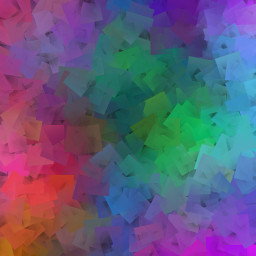
//> input picture pdi/imgs/blend1.jpg, 256 x 256 px, given in place of the camera
$ ./histogram   (built with g++ and OpenCV 4)
//> lines starting //> are read from the running program, lines starting //| are printed output that depends on the picture
#include <iostream>
#include <opencv2/opencv.hpp>

using namespace std;
using namespace cv;

int main(int argc, char** argv) {
    VideoCapture cap;
    cap.open(0);
    if(!cap.isOpened()) {
        cout << "Erro ao acessar a camera!\n";
        return -1;
    }

    // Calcula a largura e altura dos framas capturados
    int width = cap.get(CV_CAP_PROP_FRAME_WIDTH),
        height = cap.get(CV_CAP_PROP_FRAME_HEIGHT);

    cout << "Width: " << width
        << "Height: " << height;

    // Cria uma matriz para cada canal de cor para armezar os histogramas
    Mat histR, histG, histB;
    int nbins = 64, histWidth = nbins, histHeight = nbins/2;

    Mat histImgR(histHeight, histWidth, CV_8UC3, Scalar(0,0,0));
    Mat histImgG(histHeight, histWidth, CV_8UC3, Scalar(0,0,0));
    Mat histImgB(histHeight, histWidth, CV_8UC3, Scalar(0,0,0));

    // Define o range do histograma
    float range[] = {0, 256};
    const float *histRange = { range };

    while(true) {
        Mat img;
        cap >> img;
//> img is the input picture: 256 rows x 256 cols, CV_8UC3; mean B, G, R 122.3, 90.9, 96.8

        // Inverte a imagem
        flip(img, img, 1);

        // Separa os canais de cor
        vector<Mat> channels;
        split(img, channels);
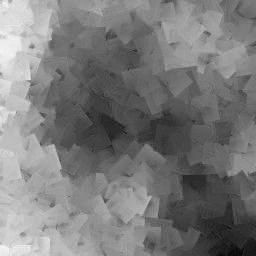
//> channels[0]: 256 rows x 256 cols, CV_8UC1; min 8, max 247, mean 122.3
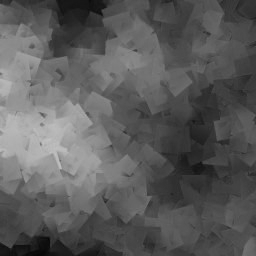
//> channels[1]: 256 rows x 256 cols, CV_8UC1; min 4, max 194, mean 90.9
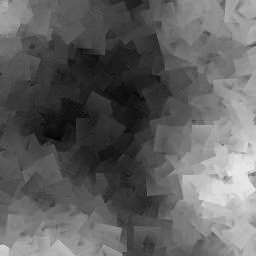
//> channels[2]: 256 rows x 256 cols, CV_8UC1; min 0, max 236, mean 96.8

        // Calcula o histograma de cada cor
        calcHist(&channels[0], 1, 0, Mat(), histR, 1, &nbins, &histRange);
//> histR = 64 values, max 2672 at index 25, min 0 at index 0, mean 1024
        calcHist(&channels[1], 1, 0, Mat(), histG, 1, &nbins, &histRange);
//> histG = 64 values, max 3875 at index 19, min 0 at index 0, mean 1024
        calcHist(&channels[2], 1, 0, Mat(), histB, 1, &nbins, &histRange);
//> histB = 64 values, max 2338 at index 21, min 0 at index 60, mean 1024

        // Normaliza os histogramas
        normalize(histR, histR, 0, histImgR.rows, NORM_MINMAX, -1, Mat());
//> histR = 64 values, max 32 at index 25, min 0 at index 0, mean 12.26
        normalize(histG, histG, 0, histImgG.rows, NORM_MINMAX, -1, Mat());
//> histG = 64 values, max 32 at index 19, min 0 at index 0, mean 8.46
        normalize(histB, histB, 0, histImgB.rows, NORM_MINMAX, -1, Mat());
//> histB = 64 values, max 32 at index 21, min 0 at index 60, mean 14.02

        // Seta Bg para o gráfico dos histogramas
        histImgR.setTo(Scalar(0));
        histImgG.setTo(Scalar(0));
        histImgB.setTo(Scalar(0));

        // Desenha o histograma com a quantidade de bins desejada
        for(int i = 0; i < nbins; i++){
            line(
                histImgR,
                Point(i, histHeight),
                Point(i, histHeight-cvRound(histR.at<float>(i))),
                Scalar(0, 0, 255),
                1, 8, 0
            );
            line(
                histImgG,
                Point(i, histHeight),
                Point(i, histHeight-cvRound(histR.at<float>(i))),
                Scalar(0, 255, 0),
                1, 8, 0
            );
            line(
                histImgB,
                Point(i, histHeight),
                Point(i, histHeight-cvRound(histR.at<float>(i))),
                Scalar(255, 0, 0),
                1, 8, 0
            );
        }
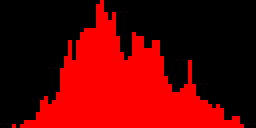
//> histImgR: 32 rows x 64 cols, CV_8UC3 (shown 4 times larger); mean B, G, R 0, 0, 97.7
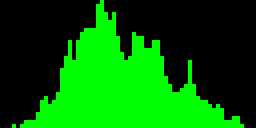
//> histImgG: 32 rows x 64 cols, CV_8UC3 (shown 4 times larger); mean B, G, R 0, 97.7, 0
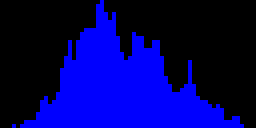
//> histImgB: 32 rows x 64 cols, CV_8UC3 (shown 4 times larger); mean B, G, R 97.7, 0, 0
        histImgR.copyTo(img(Rect(0, 0            ,nbins, histHeight)));
        histImgG.copyTo(img(Rect(0, histHeight   ,nbins, histHeight)));
        histImgB.copyTo(img(Rect(0, 2*histHeight ,nbins, histHeight)));
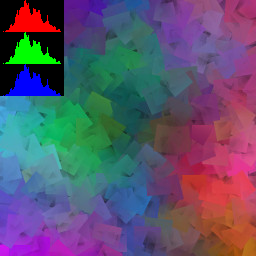
//> img: 256 rows x 256 cols, CV_8UC3; mean B, G, R 108.5, 83.7, 91.6

        imshow("Histogram", img);
        if(waitKey(30) >= 0) break;
//> the Esc key is pressed
    }


    return 0;
}

$ run again, on pdi/imgs/blend2.jpg
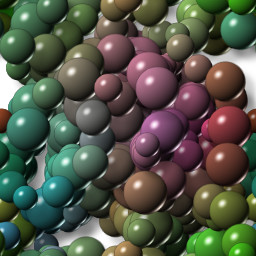
//> input picture pdi/imgs/blend2.jpg, 256 x 256 px, given in place of the camera
//> img is the input picture: 256 rows x 256 cols, CV_8UC3; mean B, G, R 71.6, 86.1, 82.2
//> `split(img, channels);`:
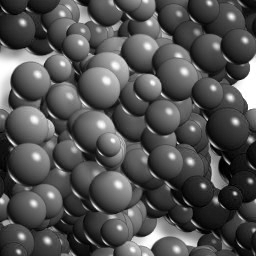
//> channels[2]: 256 rows x 256 cols, CV_8UC1; min 0, max 255, mean 82.2
//> `calcHist(&channels[0], 1, 0, Mat(), histR, 1, &nbins, &histRange);`: histR = 64 values, max 2671 at index 12, min 82 at index 58, mean 1024
//> `calcHist(&channels[1], 1, 0, Mat(), histG, 1, &nbins, &histRange);`: histG = 64 values, max 2243 at index 17, min 17 at index 0, mean 1024
//> `calcHist(&channels[2], 1, 0, Mat(), histB, 1, &nbins, &histRange);`: histB = 64 values, max 2197 at index 7, min 106 at index 56, mean 1024
//> `normalize(histR, histR, 0, histImgR.rows, NORM_MINMAX, -1, Mat());`: histR = 64 values, max 32 at index 12, min 0 at index 58, mean 11.64
//> `normalize(histG, histG, 0, histImgG.rows, NORM_MINMAX, -1, Mat());`: histG = 64 values, max 32 at index 17, min 0 at index 0, mean 14.48
//> `normalize(histB, histB, 0, histImgB.rows, NORM_MINMAX, -1, Mat());`: histB = 64 values, max 32 at index 7, min 0 at index 56, mean 14.05
//> `histImgB.copyTo(img(Rect(0, 2*histHeight ,nbins, histHeight)));`:
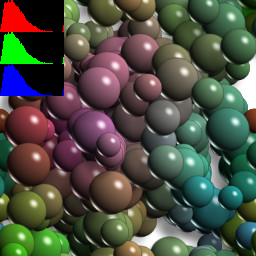
//> img: 256 rows x 256 cols, CV_8UC3; mean B, G, R 67.3, 79.7, 76.4
